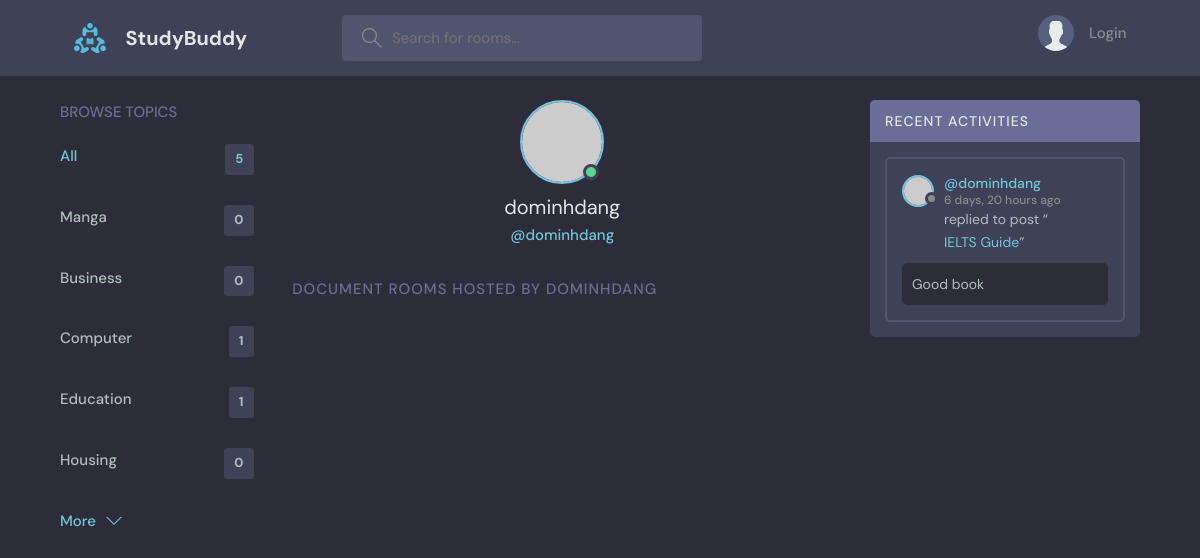
The app's page /profile/1/, older data.
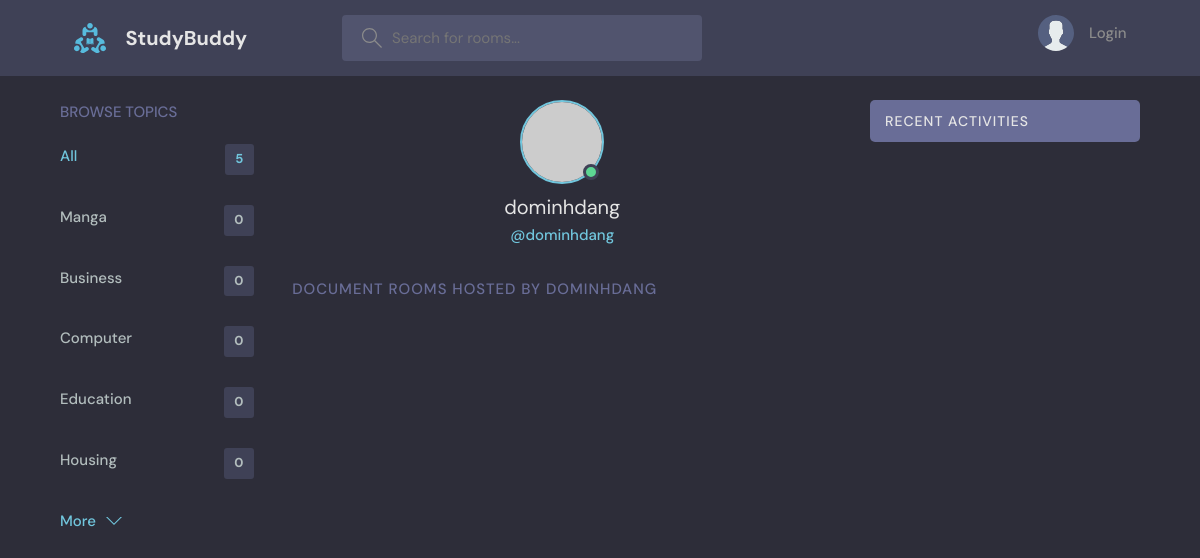
The same page, newer data.
### base/models.py (models this page shows, shortened)
class Topic(models.Model):
    name = models.CharField(max_length=200)

class Comment(models.Model):
    user = models.ForeignKey(User, on_delete=models.CASCADE)
    document = models.ForeignKey(Document, on_delete=models.CASCADE)
    body = models.TextField()
    updated = models.DateTimeField(auto_now=True)
    created = models.DateTimeField(auto_now_add=True)
    class Meta:
        ordering = ['-updated', '-created']
    def __str__(self):
        return self.body[0:50]

class Document(models.Model):
    author = models.ForeignKey(User, on_delete=models.SET_NULL, null=True)
    topic = models.ForeignKey(Topic, on_delete=models.SET_NULL, null=True)
    name = models.CharField(max_length=200)
    content = models.FileField(null=True, blank=True, upload_to="media")
    reader = models.ManyToManyField(
        User, related_name='participants', blank=True)
    description = models.TextField(null=True, blank=True)
    updated = models.DateTimeField(auto_now=True)
    created = models.DateTimeField(auto_now_add=True)
    class Meta:
        ordering = ['-updated', '-created']
    def __str__(self):
        return self.name

### base/views.py (the view)
# urls.py: path('profile/<str:pk>/', views.userProfile, name='profile'),
def userProfile(request, pk):
    topics = Topic.objects.all()
    user = User.objects.get(id=pk)
    documents = user.document_set.all()
    comments = user.comment_set.all()
    context = {'user': user, 'documents': documents,
               'topics': topics, 'comments': comments}
    return render(request, 'base/profile.html', context)

### base/templates/base/profile.html (shortened to what this page needs)
{% extends 'main.html' %}
{% block content %}
<main class="profile-page layout layout--3">
  <div class="container">
    {% include 'base/topic_component.html' %}
    <div class="roomList">
      <div class="profile">
        <div class="profile__avatar">
          <div class="avatar avatar--large active">
            <img src="https://randomuser.me/api/portraits/men/11.jpg" alt="" />
          </div>
        </div>
        <div class="profile__info">
          <h3>{{user.username}}</h3>
          <p>@{{user.username}}</p>
        </div>
      </div>
      <div class="roomList__header">
        <div>
          <h2>Document Rooms Hosted by {{user.username}}</a>
          </h2>
        </div>
      </div>
    </div>
    {% include 'base/activity_component.html' %}
  </div>
</main>
{% endblock content %}

### base/templates/base/topic_component.html
<div class="topics">
    <div class="topics__header">
      <h2>Browse Topics</h2>
    </div>
    <ul class="topics__list">
      <li>
        <a href="{% url 'home' %}" class="active">All <span>{{topics.count}}</span></a>
      </li>
      {% for topic in topics %}
      <li>
        <a href="{% url 'home' %}?q={{topic.name}}">{{topic.name}} <span>{{topic.document_set.all.count}}</span></a>
      </li>
      {% endfor %}
    </ul>
    <a class="btn btn--link" href="topics.html">
      More
      <svg version="1.1" xmlns="http://www.w3.org/2000/svg" width="32" height="32" viewBox="0 0 32 32">
        <title>chevron-down</title>
        <path d="M16 21l-13-13h-3l16 16 16-16h-3l-13 13z"></path>
      </svg>
    </a>
  </div>

### base/templates/base/activity_component.html (shortened to what this page needs)
<div class="activities">
    <div class="activities__header">
        <h2>Recent Activities</h2>
    </div>
    {% for comment in comments %}
    <div class="activities__box">
        <div class="activities__boxHeader roomListRoom__header">
            <a href="{% url 'profile' comment.user.id%}" class="roomListRoom__author">
                <div class="avatar avatar--small">
                    <img src="https://randomuser.me/api/portraits/women/11.jpg" />
                </div>
                <p>
                    @{{comment.user}}
                    <span> {{comment.created|timesince}} ago</span>
                </p>
            </a>
        </div>
        <div class="activities__boxContent">
            <p>replied to post “<a href="{% url 'document' comment.document.id %}">{{comment.document}}</a>”</p>
            <div class="activities__boxRoomContent">
               {{comment}}
            </div>
        </div>
    </div>
    {% endfor %}
</div>

Row changes from the older to the newer data that the page shows:
removed Comment: user "dominhdang", created "6 days, 20 hours", document "IELTS Guide", body "Good book"
computed for Topic "Computer": document_set.all.count "1" → "0"
computed for Topic "Education": document_set.all.count "1" → "0"
